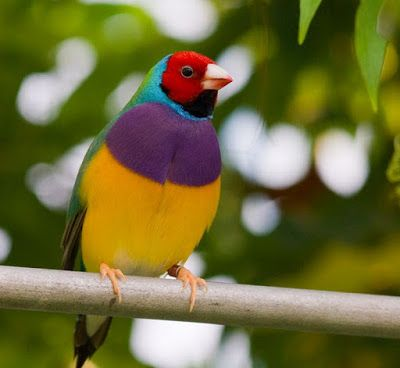
#> input picture opencv/aaa.jpg, 400 x 368 px
$ python '10-resim cerceveleme(consant).py'
#> lines starting #> are read from the running program, lines starting #| are printed output that depends on the picture
import cv2
import numpy as np
resim = cv2.imread("aaa.jpg")
#> resim is the input picture: shape (368, 400, 3); mean B, G, R 58, 109.4, 112.6
cerceve = cv2.copyMakeBorder(
    resim, 20, 20, 20, 20, cv2.BORDER_CONSTANT, value=(100, 200, 42))
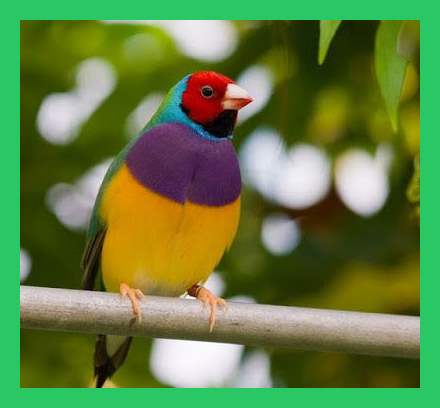
#> cerceve: shape (408, 440, 3); mean B, G, R 65.6, 125.7, 99.9
cv2.imshow("Cerceveli resim", cerceve)
cv2.waitKey(0)
cv2.destroyAllWindows()

$ run again, with opencv/aynalanan kus remi.jpg copied over opencv/aaa.jpg
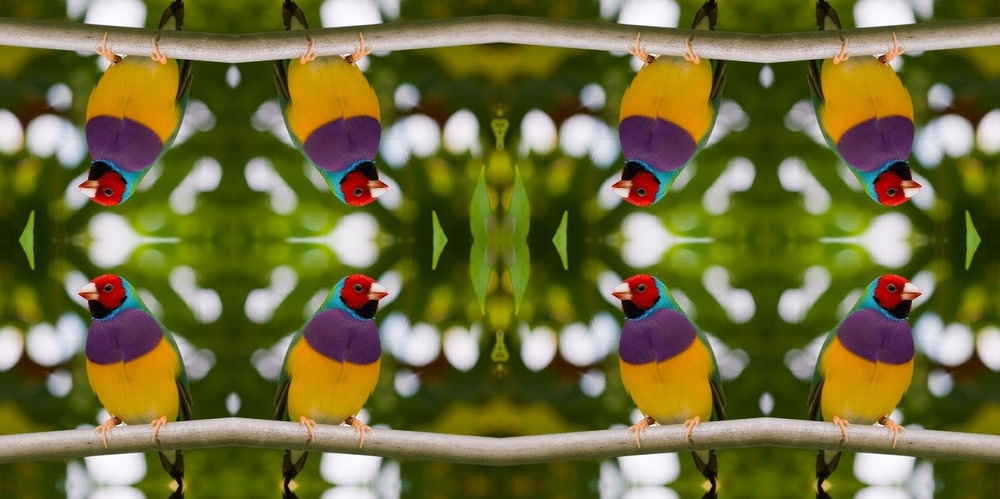
#> input picture opencv/aynalanan kus remi.jpg, 1000 x 499 px, shrunk from 1500 x 748 before the run
#> resim is the input picture: shape (499, 1000, 3); mean B, G, R 60.1, 109.8, 113.4
#> `cerceve = cv2.copyMakeBorder( resim, 20, 20, 20, 20, cv2.BORDER_CONSTA..`:
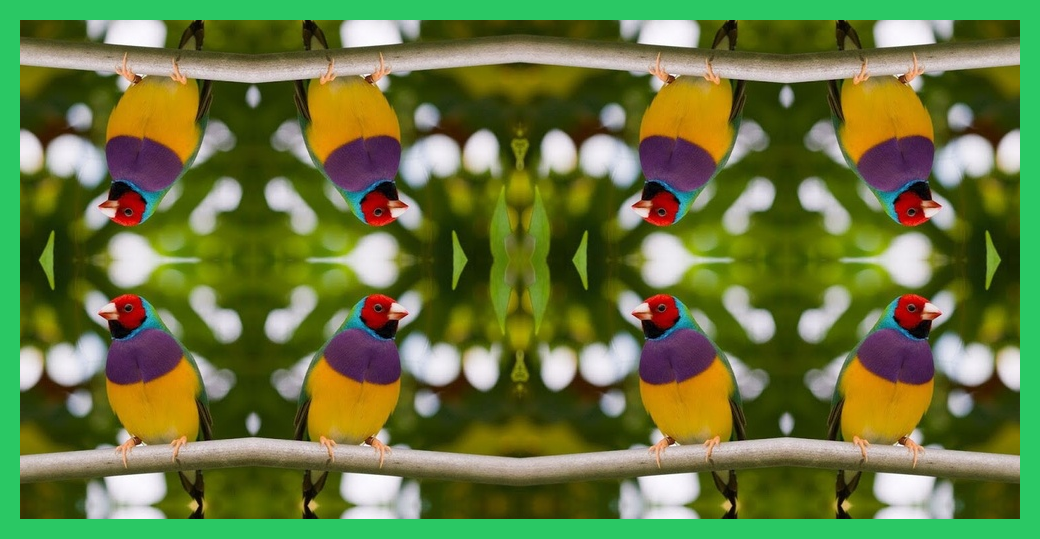
#> cerceve: shape (539, 1040, 3); mean B, G, R 64.5, 119.7, 105.6
